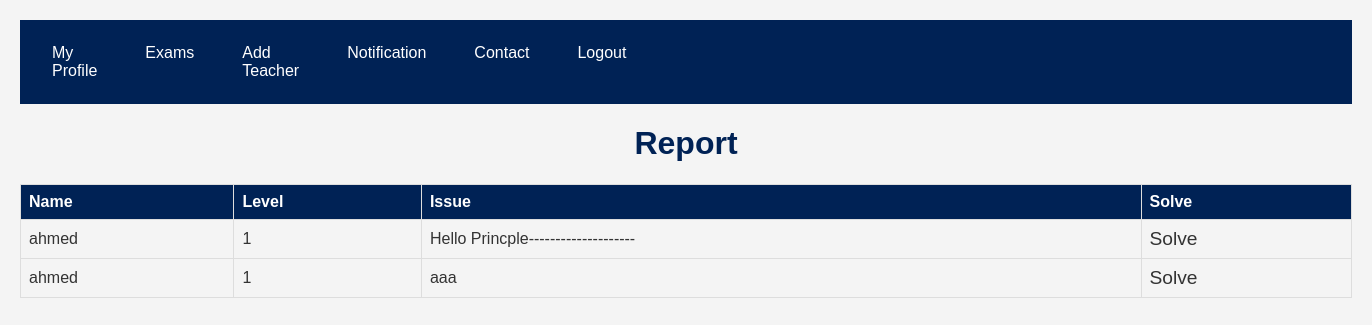
The page /contact/ (signed in) on the database its author committed.
### accounts/models.py (models this page shows, shortened)
class Report(models.Model):
    user = models.ForeignKey(User, on_delete=models.CASCADE, related_name="report")
    issue = models.CharField(max_length=255)
    level = models.IntegerField(
        default=1,
        validators=[
            MinValueValidator(1),  # Change the limit_value as needed
            MaxValueValidator(4)  # Change the limit_value as needed
        ]
    )
    is_read = models.BooleanField(default=False)
    created_at = models.DateTimeField(auto_now_add=True)

### EMS/views.py (the view)
# urls.py: path('contact/', views.contact, name='contact'),
def contact(request):
    user = request.user
    if request.method == 'POST':
        uname = request.POST['uname']
        level = request.POST['level']
        issue = request.POST['issue']
        report = Report(user=user, level=level, issue=issue)
        report.save()
    else:
        reports = Report.objects.filter(is_read=False)
        manger = False
        is_student = False
        if user.groups.filter(name='Principle').exists():
            manger = True
        elif not user.groups.filter(name='Teacher_Group').exists():
            is_student = True
        return render(request, 'contact.html', {
            'reports': reports,
            'manger': manger,
            'is_student': is_student
        })
    return render(request, 'contact.html')

### templates/contact.html (shortened to what this page needs)
<!DOCTYPE html>
<html lang="en">
<head>
</head>
<body>
    <nav>
        <a href="{% url 'myprofile' %}">My Profile</a>
        <a href="{% url 'exams' %}">Exams</a>
        {% if manger %}
        <a href="{% url 'add-teacher' %}">Add Teacher</a>
        {% endif %}
        <a href="{% url 'notifications' %}">Notification</a>
        {% if manger %}
        <a href="{% url 'contact' %}">Contact</a>
        {% endif %}
        <a href="{% url 'signout' %}">Logout</a>
        <a href="#"></a><a href="#"></a><a href="#"></a>
        <a href="#"></a><a href="#"></a><a href="#"></a>
        <a href="#"></a><a href="#"></a><a href="#"></a>
        <a href="#"></a><a href="#"></a><a href="#"></a>
        <a href="#"></a><a href="#"></a><a href="#"></a>
    </nav>
    <h1 style="text-align: center;">Report</h1>
    {% if manger %}
    <table>
        <tr>
            <th>Name</th>
            <th>Level</th>
            <th>Issue</th>
            <th>Solve</th>
        </tr>
        {% for report in reports %}
            {% if not report.is_read %}
                <tr>
                    <td>
                        {{report.user.username}}
                    </td>
                    <td>
                        {{report.level}}
                    </td>
                    <td>
                        {{ report.issue }}
                    </td>
                    <td>
                        <a href="{% url 'mark_report_as_read' report.id %}" style="font-size: larger;">
                            Solve
                        </a>
                    </td>
                </tr>
            {% endif %}
        {% endfor %}
    </table>
    {% endif %}
</body>
</html>

### templates/contact.html (style rules this page uses)
body { font-family: 'Arial', sans-serif; margin: 20px; background-color: #f4f4f4; color: #333; }
h1 { color: #002255; }
a { text-decoration: none; color: #333; }
nav { display: flex; justify-content: space-between; background-color: #002255; padding: 0.5em; }
nav a { color: #fff; text-decoration: none; padding: 1em; margin: 0 0.5em; }
table { width: 100%; border-collapse: collapse; margin-top: 20px; }
th, td { border: 1px solid #ddd; padding: 8px; text-align: left; }
th { background-color: #002255; color: white; }

### rows shown on the page
Report: user.username "ahmed", level "1", issue "Hello Princple--------------------"
Report: user.username "ahmed", level "1", issue "aaa"
